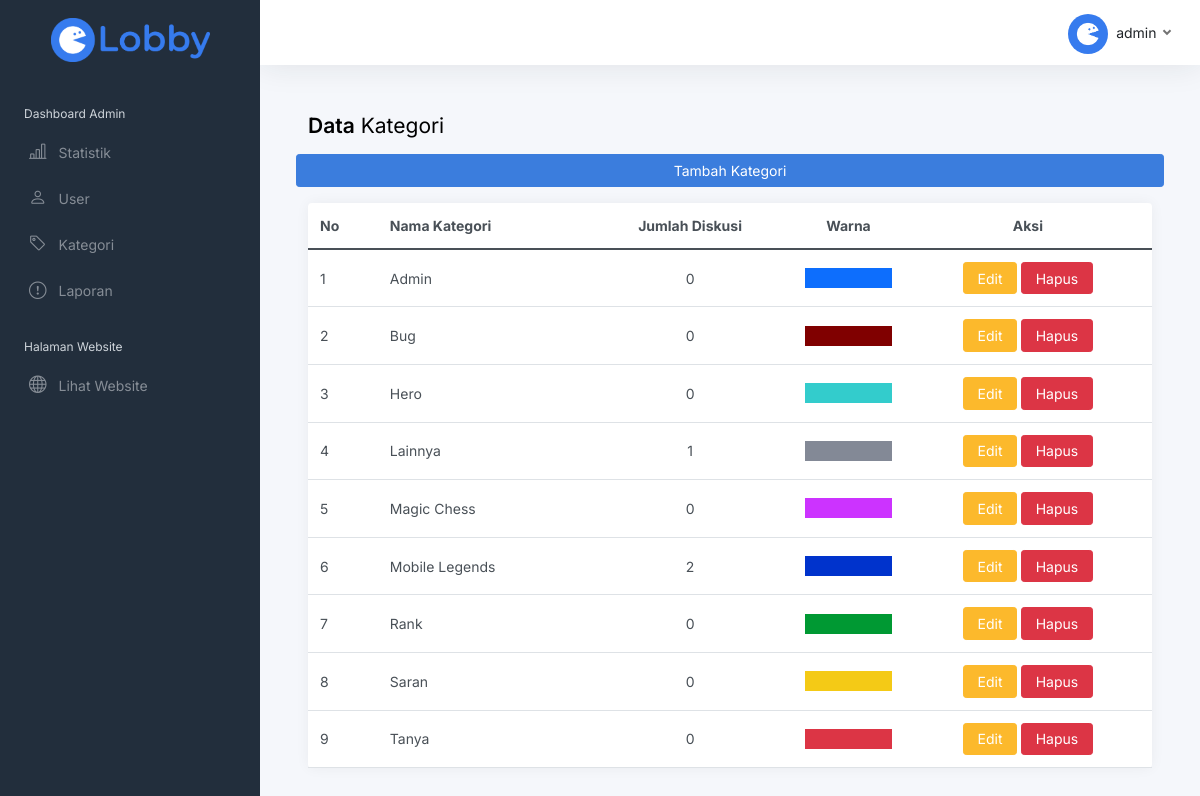
Page /admin/datakategori.php (signed in) on the committed database.
### tables this page shows
CREATE TABLE `account` (
  `username` varchar(50) NOT NULL,
  `password` varchar(100) NOT NULL,
  `nama` varchar(100) NOT NULL,
  `gender` enum('Laki-Laki','Perempuan') DEFAULT NULL,
  `bio` varchar(250) DEFAULT NULL,
  `photo` varchar(9999) DEFAULT NULL,
  `dibuat` date DEFAULT NULL,
  `akses` enum('admin','user') NOT NULL,
  PRIMARY KEY (`username`)
);

CREATE TABLE `kategori` (
  `id` int(11) NOT NULL AUTO_INCREMENT,
  `nama_kategori` varchar(50) DEFAULT NULL,
  `warna` varchar(10) DEFAULT NULL,
  PRIMARY KEY (`id`)
);

### admin/datakategori.php (the view, shortened to what this page needs)
<?php
include "../config.php";
$username = $_SESSION['user_log'];
?>
<!DOCTYPE html>
<html lang="en">
<?php
include "php/head.php";
?>
<body>
    <div class="wrapper">
        <?php
        include "php/sidebar.php";
        ?>
        <div class="main">
            <?php
            include "php/navbar.php";
            ?>
            <main class="content">
                <div class="container-fluid p-0">
                    <h1 class="h3 mb-3"><strong>Data</strong> Kategori</h1>
                    <div class="row">
                        <a class="btn btn-primary mb-3" data-bs-toggle="modal" data-bs-target="#tambahModal">Tambah Kategori</a>
                        <div class="col-12 col-lg-12 col-xxl-12 d-flex">
                            <div class="card flex-fill">
                                <table class="table table-hover my-0 table-admin">
                                    <thead>
                                        <tr>
                                            <th>No</th>
                                            <th class="d-none d-xl-table-cell">Nama Kategori</th>
                                            <th class="d-none d-xl-table-cell text-center">Jumlah Diskusi</th>
                                            <th class="d-none d-md-table-cell text-center">Warna</th>
                                            <th class="d-none d-md-table-cell text-center">Aksi</th>
                                        </tr>
                                    </thead>
                                    <tbody>
                                        <?php
                                        $i = 0;
                                        $kategori = mysqli_query(
                                            $conn,
                                            "SELECT * FROM kategori ORDER BY nama_kategori"
                                        );
                                        while ($data = mysqli_fetch_array($kategori)) {
                                            $i++;
                                            $id_kat = $data['id'];
                                            $jmlkategori = mysqli_query(
                                                $conn,
                                                "SELECT COUNT(kategori) AS jmlPost FROM post WHERE kategori = '$id_kat'"
                                            );
                                            $datakat = mysqli_fetch_array($jmlkategori);
                                        ?>
                                            <tr>
                                                <td><?php echo $i ?></td>
                                                <td class="d-none d-xl-table-cell"><?php echo $data['nama_kategori'] ?></td>
                                                <td class="d-none d-md-table-cell text-center">
                                                    <?php echo $datakat['jmlPost']; ?>
                                                </td>
                                                <td>
                                                    <div class="text-center" style="background-color: <?php echo $data['warna']; ?>;width:100%;height:20px;">
                                                    </div>
                                                </td>
                                                <td class="text-center">
                                                    <a class="btn btn-warning" data-bs-toggle="modal" data-bs-target="#editModal<?php echo $data['id']; ?>">Edit</a>
                                                    <a class="btn btn-danger" href="delete_kategori.php?id=<?php echo $data['id']; ?>">Hapus</a>
                                                </td>
                                            </tr>
                                        <?php
                                        }
                                        ?>
                                    </tbody>
                                </table>
                            </div>
                        </div>
                    </div>
                </div>
            </main>
        </div>
    </div>
</body>

### admin/php/head.php (shortened to what this page needs)
<head>
    <link rel="stylesheet" href="https://cdn.jsdelivr.net/npm/bootstrap-icons@1.7.2/font/bootstrap-icons.css">
    <link href="https://cdn.jsdelivr.net/npm/bootstrap@5.1.3/dist/css/bootstrap.min.css" rel="stylesheet">
    <link href="https://cdn.datatables.net/1.10.20/css/jquery.dataTables.min.css" rel="stylesheet">
    <link href="css/app.css" rel="stylesheet">
</head>

### admin/php/sidebar.php
<nav id="sidebar" class="sidebar js-sidebar">
    <div class="sidebar-content js-simplebar">
        <a class="sidebar-brand" href="index.php">
            <span class="align-middle">
                <center>
                    <img src="img/website/lobby_logos.png" class="w-75 text-center">
                </center>
            </span>
        </a>
        <ul class="sidebar-nav">
            <li class="sidebar-header">
                Dashboard Admin
            </li>
            <li class="sidebar-item">
                <a class="sidebar-link" href="index.php">
                    <i class="bi bi-bar-chart-line align-middle fs-4"></i><span class="align-middle">Statistik</span>
                </a>
            </li>
            <li class="sidebar-item">
                <a class="sidebar-link" href="datauser.php">
                    <i class="bi bi-person align-middle fs-4"></i><span class="align-middle">User</span>
                </a>
            </li>
            <li class="sidebar-item">
                <a class="sidebar-link" href="datakategori.php">
                    <i class="bi bi-tag align-middle fs-4"></i><span class="align-middle">Kategori</span>
                </a>
            </li>
            <li class="sidebar-item">
                <a class="sidebar-link" href="laporan.php">
                    <i class="bi bi-exclamation-circle align-middle fs-4"></i><span class="align-middle">Laporan</span>
                </a>
            </li>
            <li class="sidebar-header">
                Halaman Website
            </li>
            <li class="sidebar-item">
                <a class="sidebar-link" href="../index.php?search=">
                    <i class="bi bi-globe align-middle fs-4"></i><span class="align-middle">Lihat Website</span>
                </a>
            </li>
        </ul>
    </div>
</nav>

### admin/php/navbar.php (shortened to what this page needs)
<nav class="navbar navbar-expand navbar-light navbar-bg">
    <div class="navbar-collapse collapse">
        <ul class="navbar-nav navbar-align">
            <?php
            if ($_SESSION['user_log'] != NULL) {
                $login = mysqli_query($conn, "SELECT * FROM account WHERE username = '$username'");
                while ($row = mysqli_fetch_array($login)) {
                    $userimg = $row["photo"];
                    if ($userimg == NULL) {
                        $userimg = "default_image.png";
                    }
            ?>
                    <li class="nav-item dropdown">
                        <a class="nav-link dropdown-toggle d-none d-sm-inline-block" data-bs-toggle="dropdown">
                            <img src="img/user/<?php echo $userimg; ?>" class="avatar img-fluid rounded-circle  me-1" alt="<?php echo $row["username"]; ?>" /> <span class="text-dark"><?php echo $row["username"]; ?></span>
                        </a>
                    </li>
                <?php
                }
            }
            ?>
        </ul>
    </div>
</nav>

### rows in the picture
account: username (placeholder picture), username "admin"
kategori: nama_kategori "Admin", jmlPost "0"
kategori: nama_kategori "Bug", jmlPost "0"
kategori: nama_kategori "Hero", jmlPost "0"
kategori: nama_kategori "Lainnya", jmlPost "1"
kategori: nama_kategori "Magic Chess", jmlPost "0"
kategori: nama_kategori "Mobile Legends", jmlPost "2"
kategori: nama_kategori "Rank", jmlPost "0"
kategori: nama_kategori "Saran", jmlPost "0"
kategori: nama_kategori "Tanya", jmlPost "0"
